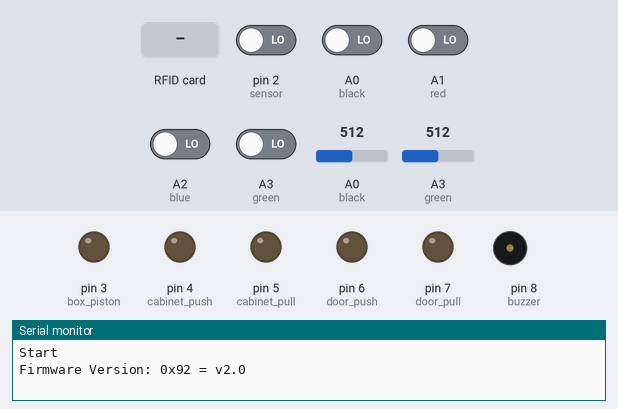
Simulated run of this sketch. Board: Arduino Uno, built with avr-gcc and run on an emulated ATmega328P. Shown: output pins drawn as LEDs (lit = HIGH), buzzer (waves = sounding, pin HIGH), the last lines printed to the serial monitor. Dashed ring = blinking. The inputs (shaded band) are chosen by the test bench; at power-on: A0 (black), A1 (red), A2 (blue), A3 (green), pin 2 (sensor) LOW, A0 (black) = 512, A3 (green) = 512. Pins used as bus, display or sensor lines are not drawn.

Above: at 1.2 s.
1.3 s: pin 2 (sensor) driven HIGH
At 1.8 s:
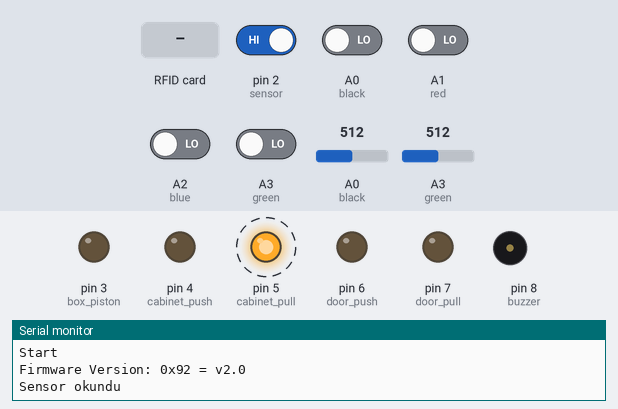
4.3 s: A0 (black) driven HIGH
At 4.77 s:
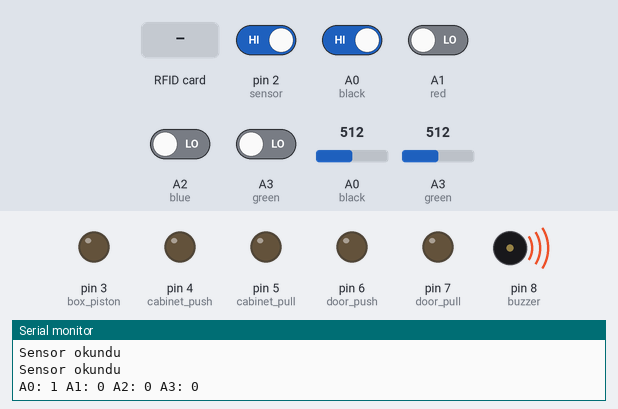
7.3 s: RFID card 67 21 01 85 22 held to the reader
At 9.6 s:
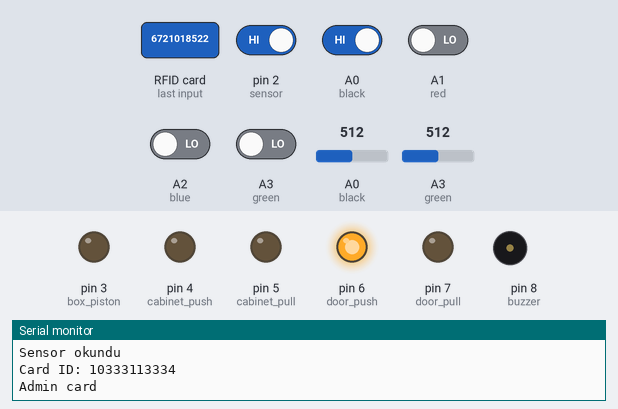
10.3 s: A0 (black) set to 0
At 10.91 s:
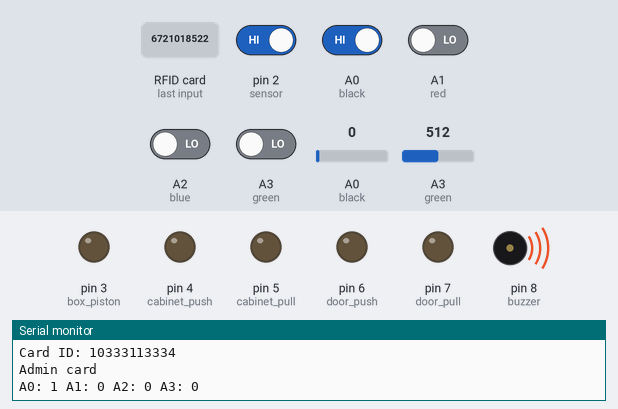
12.3 s: A0 (black) set to 19
At 15.2 s:
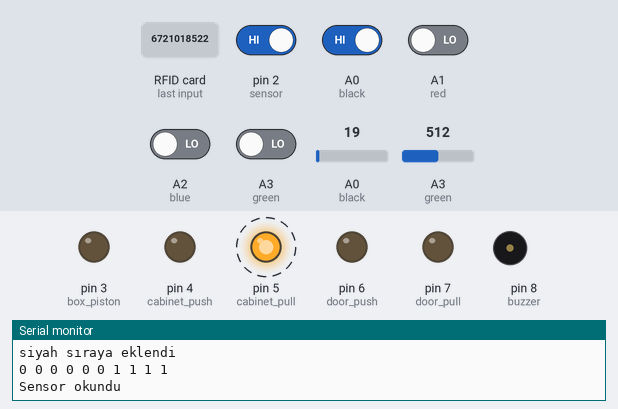
15.3 s: A3 (green) driven HIGH
Timing chart, 0 to 19.3 s (numbered marks = the images above; inputs shaded):
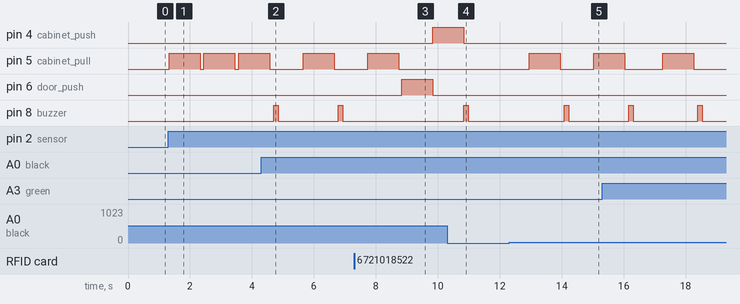

The sketch:

store_button_magnet.ino
```cpp
#include <SPI.h>
#include <MFRC522.h>
#include <Arduino.h>

#define black A0
#define red A1
#define blue A2
#define green A3

#define blackValue 1
#define redValue 2
#define blueValue 3
#define greenValue 4

int order[10] = {};
// 2. 1t
// 4. 3t
// 1. 2t
// 3. 4t
// 1. sırada mavi 2 defa, 2. sırada siyah 1 defa, 3. sırada yeşil 4 defa, 4. sırada kırmızı 3 defa
int correctOrder[10] = {3, 3, 1, 4, 4, 4, 4, 2, 2, 2};

#define DEBUG
#define DEBUG_MODE
//#define PRINT_MODE

#define SS_PIN 10
#define RST_PIN 9


#define door_push 6
#define door_pull 7

#define cabinet_push 4
#define cabinet_pull 5

#define box_piston 3

#define sensor 2

#define buzzer 8

String correctCard = "322414536";
String correctCardBackup = "6721018522";
String gameCards[] = {
    "2272813922",
    "19510723820",
    "321953936",
    "21020213228"};

MFRC522 mfrc522[1];

String dump_byte_array(byte *buffer, byte bufferSize);
bool is_game_card(String cardId);

void open_door(bool active);
void open_cabinet(bool active);

void addValue(int value);
bool checkOrder ();
void printOrder ();


void setup()
{
#ifdef DEBUG
    Serial.begin(9600);
    Serial.println("Start");
#endif

    pinMode(door_push, OUTPUT);
    pinMode(door_pull, OUTPUT);
    pinMode(cabinet_push, OUTPUT);
    pinMode(cabinet_pull, OUTPUT);
    pinMode(box_piston, OUTPUT);
    pinMode(sensor, INPUT);
    pinMode(buzzer, OUTPUT);

    SPI.begin();
    mfrc522[0].PCD_Init(SS_PIN, RST_PIN);
#ifdef DEBUG
    mfrc522[0].PCD_DumpVersionToSerial();
#endif
}

void loop()
{

    #ifdef PRINT_MODE
    while (true)
    {
        Serial.print("A0: ");
        Serial.print(analogRead(black));
        Serial.print(" A1: ");
        Serial.print(analogRead(red));
        Serial.print(" A2: ");
        Serial.print(analogRead(blue));
        Serial.print(" A3: ");
        Serial.println(analogRead(green));
        delay(300);
    }
    #endif

    if (mfrc522[0].PICC_IsNewCardPresent() && mfrc522[0].PICC_ReadCardSerial())
    {
        String cardId = dump_byte_array(mfrc522[0].uid.uidByte, mfrc522[0].uid.size);
        mfrc522[0].PICC_HaltA();
#ifdef DEBUG
        Serial.print(F("Card ID: "));
        Serial.println(cardId);
#endif
        if (cardId == correctCard || cardId == correctCardBackup)
        {
#ifdef DEBUG
            Serial.print(F("Correct card\n"));
#endif
            open_door(true);
        }
        else if (is_game_card(cardId))
        {
#ifdef DEBUG
            Serial.println(F("Wrong card"));
#endif
        }
        else
        {
#ifdef DEBUG
            Serial.println(F("Admin card"));
#endif
            open_door(false);
            open_cabinet(false);
        }
    }

    int blackv = digitalRead(black);
    int redv = digitalRead(red);
    int bluev = digitalRead(blue);
    int greenv = digitalRead(green);

    if (blackv || redv || bluev || greenv) {
      #ifdef DEBUG
      Serial.print("A0: ");
        Serial.print(blackv);
        Serial.print(" A1: ");
        Serial.print(redv);
        Serial.print(" A2: ");
        Serial.print(bluev);
        Serial.print(" A3: ");
        Serial.println(greenv);
        #endif
        digitalWrite(buzzer, HIGH);
        delay(150);
        digitalWrite(buzzer, LOW);
        if (blackv) {
            addValue(blackValue);
            #ifdef DEBUG_MODE
            Serial.println("siyah sıraya eklendi");
            # endif
            while (analogRead(black) == 0) {delay(20);}
        }
        else if (redv) {
            addValue(redValue);
            #ifdef DEBUG_MODE
            Serial.println("Kırmızı sıraya eklendi");
            #endif
            while (analogRead(red) == 0) {delay(20);}
        }
        else if (bluev) {
            addValue(blueValue);
            #ifdef DEBUG_MODE
            Serial.println("Mavi sıraya eklendi");
            #endif
            while (analogRead(blue) == 0) {delay(20);}
        }
        if (greenv) {
            addValue(greenValue);
            #ifdef DEBUG_MODE
            Serial.println("Yeşil sıraya eklendi");
            #endif
            while (analogRead(green) == 0) {delay(20);}
        }

        if (checkOrder()) {
            #ifdef DEBUG_MODE
            Serial.println("Sıra doğru");
            #endif
            digitalWrite(box_piston, HIGH);
            digitalWrite(buzzer, HIGH);
            delay(1000);
            digitalWrite(box_piston, LOW);
            digitalWrite(buzzer, LOW);
        }
        #ifdef DEBUG_MODE
        printOrder();
        #endif
        delay(650);
    }

    if (digitalRead(sensor)) {
        #ifdef DEBUG_MODE
        Serial.println("Sensor okundu");
        #endif
        open_cabinet(true);
    }
    delay(100);
}

String dump_byte_array(byte *buffer, byte bufferSize)
{
    String data = "";
    for (byte i = 0; i < bufferSize; i++)
    {
        data += (String)buffer[i];
    }
    return data;
}

bool is_game_card(String cardId)
{
    for (int i = 0; i < sizeof(gameCards) / sizeof(gameCards[0]); i++)
    {
        if (cardId == gameCards[i])
        {
            return true;
        }
    }
    return false;
}

void open_door(bool active)
{
    if (active)
    {
        digitalWrite(door_push, LOW);
        digitalWrite(door_pull, HIGH);
        delay(1000);
        digitalWrite(door_pull, LOW);
    }
    else
    {
        digitalWrite(door_push, HIGH);
        digitalWrite(door_pull, LOW);
        delay(1000);
        digitalWrite(door_push, LOW);
    }
}

void open_cabinet(bool active)
{
    if (active)
    {
        digitalWrite(cabinet_push, LOW);
        digitalWrite(cabinet_pull, HIGH);
        delay(1000);
        digitalWrite(cabinet_pull, LOW);
    }
    else
    {
        digitalWrite(cabinet_push, HIGH);
        digitalWrite(cabinet_pull, LOW);
        delay(1000);
        digitalWrite(cabinet_push, LOW);
    }
}

void addValue(int value) {
    for (int i = 0; i < 9; i++) {
        order[i] = order[i + 1];
    }
    order[9] = value;
    delay(150);
}

bool checkOrder () {
    for (int i = 0; i < 10; i++) {
        if (order[i] != correctOrder[i]) {
            return false;
        }
    }
    return true;
}

void printOrder () {
    for (int i = 0; i < 10; i++) {
        Serial.print(order[i]);
        Serial.print(" ");
    }
    Serial.println();
}
```

Measured:
- after the input at 1.3 s, pin 5 (cabinet_pull): alternates HIGH for 1.0 s and LOW for 0.13 s, starting at once
- after the input at 4.3 s, pin 8 (buzzer): alternates HIGH for 0.15 s and LOW for 1.9 s, starting after 0.40 s
- after the input at 7.3 s, pin 4 (cabinet_push): LOW → HIGH after 2.5 s; pin 5 (cabinet_pull): goes on until 8.7 s, then stays LOW; pin 6 (door_push): LOW → HIGH after 1.5 s, → LOW 1.0 s later; pin 8 (buzzer): stays LOW (without the input it goes to HIGH after 1.6 s)
- after the input at 10.3 s, pin 5 (cabinet_pull): stays LOW (without the input it goes to HIGH after 1.5 s)
- after the input at 12.3 s, pin 5 (cabinet_pull): LOW → HIGH after 0.65 s, → LOW 1.0 s later, → HIGH 1.1 s later; pin 8 (buzzer): LOW → HIGH after 1.8 s, → LOW 0.15 s later
